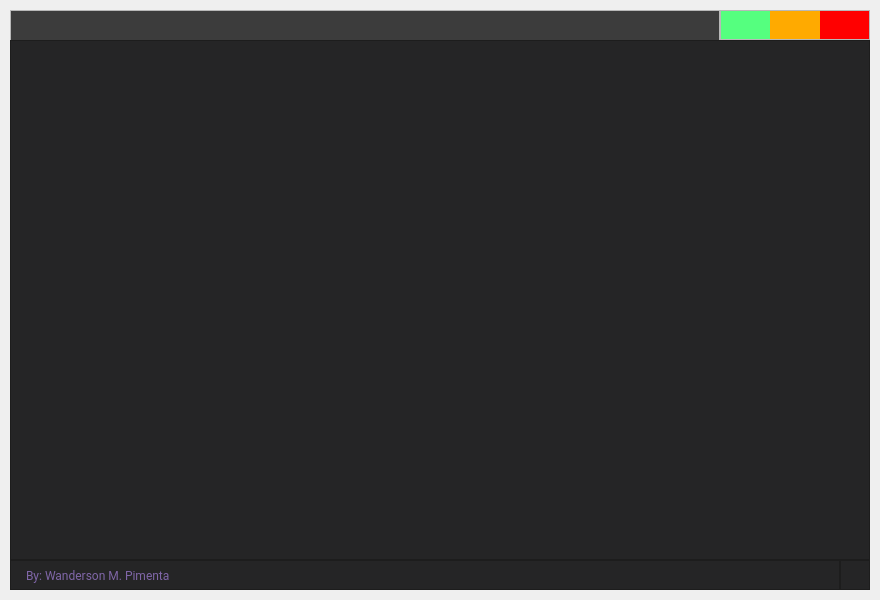
<?xml version="1.0" encoding="UTF-8"?>
<ui version="4.0">
 <class>MainWindow</class>
 <widget class="QMainWindow" name="MainWindow">
  <property name="geometry">
   <rect>
    <x>0</x>
    <y>0</y>
    <width>880</width>
    <height>600</height>
   </rect>
  </property>
  <property name="minimumSize">
   <size>
    <width>880</width>
    <height>600</height>
   </size>
  </property>
  <property name="windowTitle">
   <string>MainWindow</string>
  </property>
  <widget class="QWidget" name="centralwidget">
   <layout class="QVBoxLayout" name="drop_shadow_layout">
    <property name="spacing">
     <number>0</number>
    </property>
    <property name="leftMargin">
     <number>10</number>
    </property>
    <property name="topMargin">
     <number>10</number>
    </property>
    <property name="rightMargin">
     <number>10</number>
    </property>
    <property name="bottomMargin">
     <number>10</number>
    </property>
    <item>
     <widget class="QFrame" name="drop_shadow_frame">
      <property name="toolTipDuration">
       <number>-6</number>
      </property>
      <property name="styleSheet">
       <string notr="true">background-color: rgb(60, 60, 60);</string>
      </property>
      <property name="frameShape">
       <enum>QFrame::NoFrame</enum>
      </property>
      <property name="frameShadow">
       <enum>QFrame::Raised</enum>
      </property>
      <layout class="QVBoxLayout" name="verticalLayout">
       <property name="spacing">
        <number>0</number>
       </property>
       <property name="leftMargin">
        <number>0</number>
       </property>
       <property name="topMargin">
        <number>0</number>
       </property>
       <property name="rightMargin">
        <number>0</number>
       </property>
       <property name="bottomMargin">
        <number>0</number>
       </property>
       <item>
        <widget class="QFrame" name="title_bar">
         <property name="minimumSize">
          <size>
           <width>0</width>
           <height>30</height>
          </size>
         </property>
         <property name="maximumSize">
          <size>
           <width>16777215</width>
           <height>30</height>
          </size>
         </property>
         <property name="styleSheet">
          <string notr="true">background-color: none;</string>
         </property>
         <property name="frameShape">
          <enum>QFrame::NoFrame</enum>
         </property>
         <property name="frameShadow">
          <enum>QFrame::Raised</enum>
         </property>
         <layout class="QHBoxLayout" name="horizontalLayout">
          <property name="spacing">
           <number>0</number>
          </property>
          <property name="leftMargin">
           <number>0</number>
          </property>
          <property name="topMargin">
           <number>0</number>
          </property>
          <property name="rightMargin">
           <number>0</number>
          </property>
          <property name="bottomMargin">
           <number>0</number>
          </property>
          <item>
           <widget class="QFrame" name="frame_title">
            <property name="minimumSize">
             <size>
              <width>0</width>
              <height>50</height>
             </size>
            </property>
            <property name="font">
             <font>
              <family>Roboto Condensed Light</family>
              <pointsize>14</pointsize>
             </font>
            </property>
            <property name="frameShape">
             <enum>QFrame::StyledPanel</enum>
            </property>
            <property name="frameShadow">
             <enum>QFrame::Raised</enum>
            </property>
            <layout class="QVBoxLayout" name="verticalLayout_2">
             <property name="spacing">
              <number>0</number>
             </property>
             <property name="leftMargin">
              <number>15</number>
             </property>
             <property name="topMargin">
              <number>0</number>
             </property>
             <property name="rightMargin">
              <number>0</number>
             </property>
             <property name="bottomMargin">
              <number>0</number>
             </property>
            </layout>
           </widget>
          </item>
          <item>
           <widget class="QFrame" name="frame_btns">
            <property name="maximumSize">
             <size>
              <width>150</width>
              <height>16777215</height>
             </size>
            </property>
            <property name="font">
             <font>
              <kerning>true</kerning>
             </font>
            </property>
            <property name="frameShape">
             <enum>QFrame::StyledPanel</enum>
            </property>
            <property name="frameShadow">
             <enum>QFrame::Raised</enum>
            </property>
            <layout class="QHBoxLayout" name="horizontalLayout_3">
             <property name="spacing">
              <number>0</number>
             </property>
             <property name="leftMargin">
              <number>0</number>
             </property>
             <property name="topMargin">
              <number>0</number>
             </property>
             <property name="rightMargin">
              <number>0</number>
             </property>
             <property name="bottomMargin">
              <number>0</number>
             </property>
             <item>
              <widget class="QPushButton" name="btn_maximize">
               <property name="sizePolicy">
                <sizepolicy hsizetype="Minimum" vsizetype="Minimum">
                 <horstretch>0</horstretch>
                 <verstretch>0</verstretch>
                </sizepolicy>
               </property>
               <property name="toolTip">
                <string>Maximize</string>
               </property>
               <property name="styleSheet">
                <string notr="true">QPushButton {
	border: none;
	background-color: rgb(85, 255, 127);
}
QPushButton:hover {	
	background-color: rgba(85, 255, 127, 150);
}</string>
               </property>
               <property name="text">
                <string/>
               </property>
              </widget>
             </item>
             <item>
              <widget class="QPushButton" name="btn_minimize">
               <property name="enabled">
                <bool>true</bool>
               </property>
               <property name="sizePolicy">
                <sizepolicy hsizetype="Minimum" vsizetype="Minimum">
                 <horstretch>0</horstretch>
                 <verstretch>0</verstretch>
                </sizepolicy>
               </property>
               <property name="toolTip">
                <string>Minimize</string>
               </property>
               <property name="styleSheet">
                <string notr="true">QPushButton {
	border: none;
	background-color: rgb(255, 170, 0);
}
QPushButton:hover {	
	background-color: rgba(255, 170, 0, 150);
}</string>
               </property>
               <property name="text">
                <string/>
               </property>
              </widget>
             </item>
             <item>
              <widget class="QPushButton" name="btn_close">
               <property name="sizePolicy">
                <sizepolicy hsizetype="Minimum" vsizetype="Minimum">
                 <horstretch>0</horstretch>
                 <verstretch>0</verstretch>
                </sizepolicy>
               </property>
               <property name="toolTip">
                <string>Close</string>
               </property>
               <property name="styleSheet">
                <string notr="true">QPushButton {
	border: none;	
	background-color: rgb(255, 0, 0);
}
QPushButton:hover {		
	background-color: rgba(255, 0, 0, 150);
}</string>
               </property>
               <property name="text">
                <string/>
               </property>
              </widget>
             </item>
            </layout>
           </widget>
          </item>
         </layout>
        </widget>
       </item>
       <item>
        <widget class="QFrame" name="content_bar">
         <property name="styleSheet">
          <string notr="true">background-color: rgb(37, 37, 38);</string>
         </property>
         <property name="frameShape">
          <enum>QFrame::StyledPanel</enum>
         </property>
         <property name="frameShadow">
          <enum>QFrame::Raised</enum>
         </property>
         <layout class="QVBoxLayout" name="verticalLayout_4"/>
        </widget>
       </item>
       <item>
        <widget class="QFrame" name="credits_bar">
         <property name="maximumSize">
          <size>
           <width>16777215</width>
           <height>30</height>
          </size>
         </property>
         <property name="styleSheet">
          <string notr="true">background-color: rgb(37, 37, 38);</string>
         </property>
         <property name="frameShape">
          <enum>QFrame::NoFrame</enum>
         </property>
         <property name="frameShadow">
          <enum>QFrame::Raised</enum>
         </property>
         <layout class="QHBoxLayout" name="horizontalLayout_2">
          <property name="spacing">
           <number>0</number>
          </property>
          <property name="leftMargin">
           <number>0</number>
          </property>
          <property name="topMargin">
           <number>0</number>
          </property>
          <property name="rightMargin">
           <number>0</number>
          </property>
          <property name="bottomMargin">
           <number>0</number>
          </property>
          <item>
           <widget class="QFrame" name="frame_label_credits">
            <property name="frameShape">
             <enum>QFrame::StyledPanel</enum>
            </property>
            <property name="frameShadow">
             <enum>QFrame::Raised</enum>
            </property>
            <layout class="QVBoxLayout" name="verticalLayout_3">
             <property name="spacing">
              <number>0</number>
             </property>
             <property name="leftMargin">
              <number>15</number>
             </property>
             <property name="topMargin">
              <number>0</number>
             </property>
             <property name="rightMargin">
              <number>0</number>
             </property>
             <property name="bottomMargin">
              <number>0</number>
             </property>
             <item>
              <widget class="QLabel" name="label_credits">
               <property name="font">
                <font>
                 <family>Roboto</family>
                </font>
               </property>
               <property name="styleSheet">
                <string notr="true">color: rgb(128, 102, 168);</string>
               </property>
               <property name="text">
                <string>By: Wanderson M. Pimenta</string>
               </property>
              </widget>
             </item>
            </layout>
           </widget>
          </item>
          <item>
           <widget class="QFrame" name="frame_grip">
            <property name="minimumSize">
             <size>
              <width>30</width>
              <height>30</height>
             </size>
            </property>
            <property name="maximumSize">
             <size>
              <width>30</width>
              <height>30</height>
             </size>
            </property>
            <property name="styleSheet">
             <string notr="true"/>
            </property>
            <property name="frameShape">
             <enum>QFrame::StyledPanel</enum>
            </property>
            <property name="frameShadow">
             <enum>QFrame::Raised</enum>
            </property>
           </widget>
          </item>
         </layout>
        </widget>
       </item>
      </layout>
     </widget>
    </item>
   </layout>
  </widget>
 </widget>
 <resources/>
 <connections/>
</ui>
